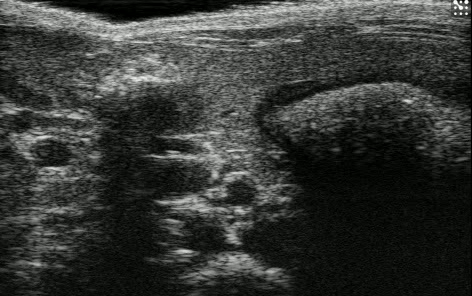
#> input picture frame 7 of 588_long1.avi, 472 x 296 px, given in place of 601_S2.avi, which was not available
$ jupyter execute 'Convert video in frames.ipynb'
#> lines starting #> are read from the running program, lines starting #| are printed output that depends on the picture; pictures that were not available may be replaced by others from this repository, and a replacement may not be noted
[cell 1]
# Program To Read video
# and Extract Frames

import cv2
import matplotlib.pyplot as plt
import os
import shutil

# Function to extract frames
def FrameCapture(path, filename):

#> called with filename = '601_S2.avi'
    vid_name = filename.split('.')
    vid_name = vid_name[0]

    #Creacion carpeta frames
    full_path = (path+'frames'+'_'+vid_name+'/')
    if (os.path.exists(full_path)):
        shutil.rmtree(full_path)
    os.mkdir(full_path)

    # Path to video file
    vidObj = cv2.VideoCapture(path+filename)

    n_frames = str(vidObj.get(cv2.CAP_PROP_FRAME_COUNT))
    n_zeros = len(n_frames)-2

    # Used as counter variable
    count = 0

    # checks whether frames were extracted
    success, image = vidObj.read()
#> image is the input picture: shape (296, 472, 3); mean B, G, R 52.7, 55.7, 53.7


    while success:

        # vidObj object calls read
        # function extract frames

        crop_img = image[84:380, 54:526]
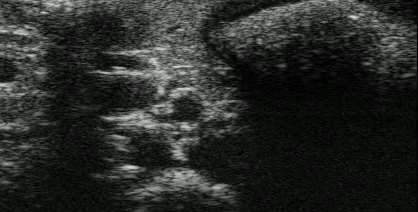
#> crop_img: shape (212, 418, 3); mean B, G, R 39, 41.9, 40
        final_image = cv2.cvtColor(crop_img, cv2.COLOR_BGR2GRAY)

        ini_zeros = int(n_zeros - len(str(count)))*'0'
        num = ini_zeros + str(count)

        # Saves the frames with frame-count
        #print(full_path + vid_name + "_" + num +".jpg", final_image)
        cv2.imwrite(full_path + vid_name + "_" + num +".jpg", final_image)

        count += 1

        success, image = vidObj.read()
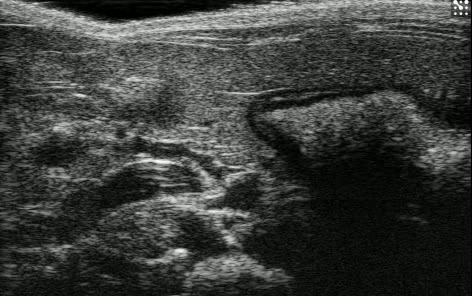
#> input picture frame 8 of 588_long1.avi, 472 x 296 px, given in place of 601_S2.avi, which was not available
#> image is the input picture: shape (296, 472, 3); mean B, G, R 57.9, 60.9, 58.9

# Driver Code
if __name__ == '__main__':

    # Calling the function: poner PATH que toca -> los frames estaran en una carpeta en este dir llamada Factors
    FrameCapture("C:/Users/Tatiana/Desktop/GEI/22-23Q1/BitsxLaMarato/bitsXlaMarato/videos/", "601_S2.avi")

$ run again, starting later in the video
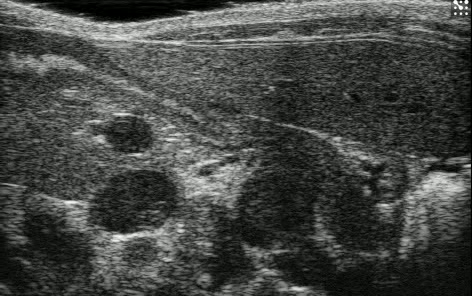
#> input picture frame 34 of 588_long1.avi, 472 x 296 px, given in place of 601_S2.avi, which was not available
#> in FrameCapture, image is the input picture: shape (296, 472, 3); mean B, G, R 67.7, 70.7, 68.7
#> in FrameCapture, `crop_img = image[84:380, 54:526]`:
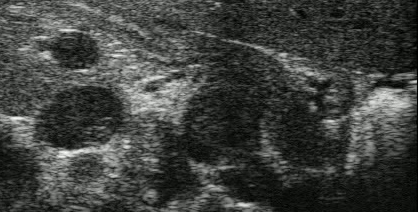
#> crop_img: shape (212, 418, 3); mean B, G, R 62.5, 65.5, 63.5
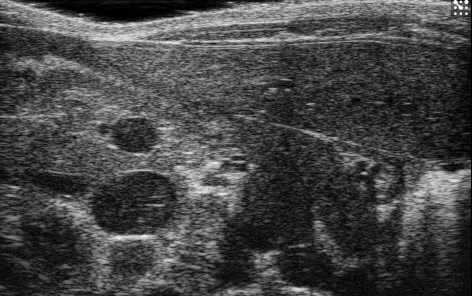
#> input picture frame 35 of 588_long1.avi, 472 x 296 px, given in place of 601_S2.avi, which was not available
#> in FrameCapture, image is the input picture: shape (296, 472, 3); mean B, G, R 67.3, 70.3, 68.3

$ run again, starting later in the video
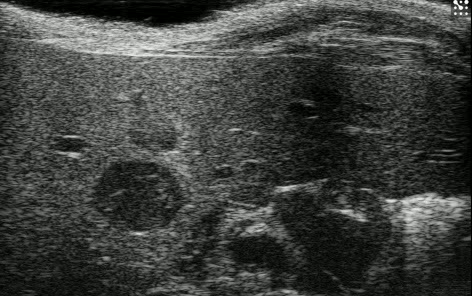
#> input picture frame 60 of 588_long1.avi, 472 x 296 px, given in place of 601_S2.avi, which was not available
#> in FrameCapture, image is the input picture: shape (296, 472, 3); mean B, G, R 61.7, 64.7, 62.7
#> in FrameCapture, `crop_img = image[84:380, 54:526]`:
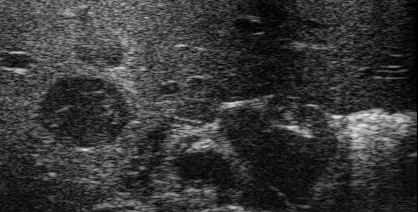
#> crop_img: shape (212, 418, 3); mean B, G, R 52.6, 55.6, 53.6
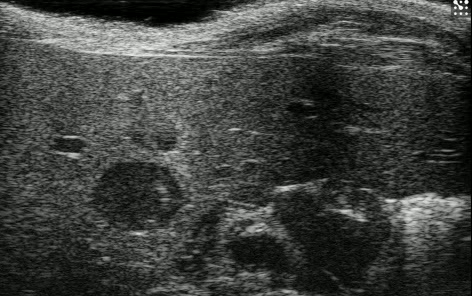
#> input picture frame 61 of 588_long1.avi, 472 x 296 px, given in place of 601_S2.avi, which was not available
#> in FrameCapture, image is the input picture: shape (296, 472, 3); mean B, G, R 61.7, 64.7, 62.7
